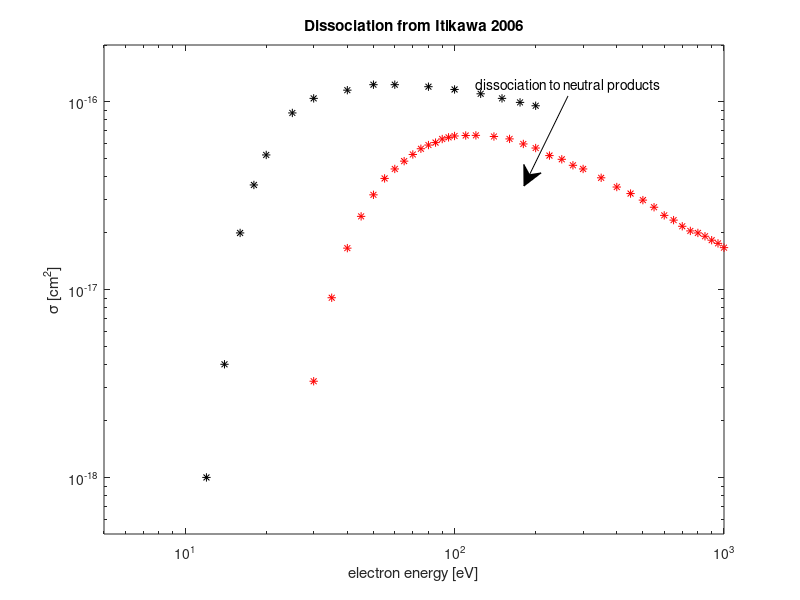
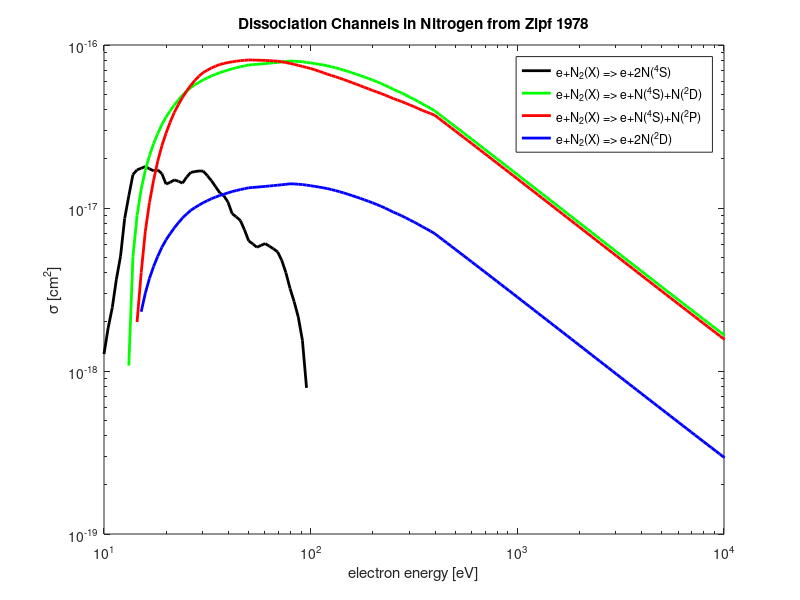

These figures' MATLAB source, in order:
function N2_dissociation
%%%%%%%%%%%%%%%%%%%%%%%%%%%%%%%%%%%%%%%%%%%%%%%%%%%%%%%%%%%%%%%%%%%%%%%%
%%%
%%%          this script compares different data sets 
%%%          for dissociation of molecular nitrogen (N2)
%%%          
%%%          It also extrapolates to high energy using
%%%          the functional form in Eq. 4 of Taylor 1988
%%%          and creates xsecs for diss. from N2(A)
%%%
%%%          See Zipf 1980, Taylor 1988, and Itikawa 2005
%%%
writedata = 0;
plot_Bacri   = 0;
plot_Itikawa = 1;
plot_Zipf    = 1;
plot_compare = 0;
plot_from_excited = 0;
scrsz = get(0,'ScreenSize');


%%% set some needed constants
%
R = 13.6;       % hydrogen ionization potential [eV]
mc2 = 0.511e6;  % electron rest mass energy [eV]
a0  = 5.29e-9;  % bohr radius [cm]
%
E = [0 10.^(0:0.02:7)];   % kinetic energy grid (eV)
gamma = E/(mc2)+1;
beta = sqrt(1-1./gamma.^2);
ET = 0.5*mc2*beta.^2;     % 1/2mv^2 (E used in Taylor 1988)


%%%%%%%%%%%%%%%%%%%%%%%%%%%%%%%%%%%%%%%%%%%%%%%%%%%%%%%%%%%%%%%%%%%%%%%
%%%
%%%     dissociation of N2(X3Sigam, A3Sigma, B3Pi, a'1Sigma,
%%%                        a1Pi, C3Pi, E3Sigma) from Bacri 1982
%%%

x = [1.5:0.5:11.5 13:1:27 35:5:50];  % electron energy [eV]
%
sigdX0 = [0 0 0 0 0 0 0  0 0 0 0 0 0 0 0 0 0 0.003 0.023 0.048 0.068 ...
          0.184 0.347 0.509 0.682 0.852 0.979 1.063 1.131 1.193 1.254 ...
          1.307 1.344 1.377 1.407 1.429 1.501 1.468 1.419 1.337]*1e-16; % [cm^2]
%
sigdA0 = [0 0 0 0 0 0 0 0 0.011 60.643 106.59 116.46 123.45 128.39 131.79 134.30 135.70 ...
           136.38 136.49 136.17 135.51 132.13 129.20 125.99 122.66 119.29 ...
           115.95 112.69 109.52 106.46 103.51 100.69 97.980 95.391 93.102 ...
           90.701 76.420 69.045 62.957 57.860]*1e-16; % [cm^2]
%
sigdB0 = [0 0 0 0 0 0 0 0 4.732 17.491 25.493 29.119 31.761 33.709 35.138 36.170 36.890 ...
          37.366 37.648 37.775 37.779 37.273 36.662 35.926 35.118 34.272 ...
          33.413 32.555 31.710 30.884 30.082 29.306 28.558 27.838 27.147 ...
          26.483 22.061 19.944 18.193 16.724]*1e-16; % [cm^2]
%
sigdap0= [0 0 0 0 0 0 0 0 0 0 0.239 0.536 0.699 0.818 0.908 0.978 1.033 1.076 1.109 ...
          1.135 1.154 1.182 1.184 1.178 1.166 1.150 1.131 1.111 1.090 ...
          1.068 1.046 1.024 1.002 0.980 0.959 0.939 0.796 0.724 0.664 0.613]*1e-16; % [cm^2]
%
sigda0 = [0 0 0 0 0 0 0 0 0 0.199 1.454 2.779 4.033 6.435 6.103 7.462 8.014 8.441 8.774 ...
          9.417 9.708 10.435 10.668 10.747 10.745 10.687 10.588 10.461 10.315 ...
          10.155 9.986 9.811 9.635 9.457 9.280 9.105 7.832 7.169 6.599 6.103]*1e-16; % [cm^2]
%
sigdC0 = [0.003 8.660 176.39 203.81 213.65 214.79 211.46 205.86 199.17 192.06 ...
          184.89 177.89 171.15 164.73 158.65 152.92 147.52 142.45 137.68 ...
          133.19 129.97 117.70 111.20 105.37 100.11 95.362 91.045 87.108 ...
          83.503 80.192 77.139 74.316 71.699 69.265 66.997 64.877 51.887 ...
          46.192 41.667 37.982]*1e-16; % [cm^2]
%
[sigdX_B,sigdX_B_fit] = TaylorExtrap(x,sigdX0,9.75,2);
[sigdA_B,sigdA_B_fit] = TaylorExtrap(x,sigdA0,9.75-6.2+2.4,2);
%
if(plot_Bacri==1)
    close(figure(1));
    figure(1);
    loglog(x,sigdX0,'b*');
    %hold on; loglog(E,sigdX_B,'black','linewidth',2);
    hold on; loglog(x,sigdA0,'g*');
    hold on; loglog(x,sigdB0,'r*');
    hold on; loglog(x,sigdC0,'cyan*');
    %hold on; plot(E,sigdA_B/10,'magenta','linewidth',2);
    xlabel('electron energy [eV]');
    ylabel('\sigma [cm^2]');
    legend('e+N_2(X)=>e+2N','extrapolated','e+N_2(A)=>e+2N','extrapolated', ...
           'location','SE');
    title('Dissociation from Bacri 1982');
    axis([0 1e3 1e-19 3e-15]);
    annotation('textarrow', [0.26 0.24], [0.78 0.84], ...
               'string','\sigma_m_d_x/10');
end

%%%       
%%%
%%%%%%%%%%%%%%%%%%%%%%%%%%%%%%%%%%%%%%%%%%%%%%%%%%%%%%%%%%%%%%%%%%%%%%%


%%%%%%%%%%%%%%%%%%%%%%%%%%%%%%%%%%%%%%%%%%%%%%%%%%%%%%%%%%%%%%%%%%%%%%%
%%%
%%%     dissociation of N2(X1Sigam, A3Sigma, B3Pi, W3Delta, B'3Sigma,
%%%                        a'1Sigma, a1Pi, w1Delta, 
%%%                        C3Pi) from Annaloro 2014
%%%

U  = [0     6.17  7.35  7.36  8.17  8.40 8.55 8.89 11.0];
re = [1.098 1.286 1.213 1.27  1.27  1.28 1.23 1.27 1.149]*1e-8; % mean internuc distance [cm]
Ud = [9.75  9.75  12.13 12.13 13.33 14.5 14.5 14.5 12.13];
Eann = 1:1:100;  % electron energy [eV]
for j = 1:length(re)
    for i = 1:length(Eann)
        if(Eann(i)<=Ud(j)-U(j))
            Qd_ann(j,i) = 0;
        else
            Qd_ann(j,i) = pi*re(j)^2*(Ud(j)-U(j))/Eann(i);
        end
    end
end

plot_ann = 0;
if(plot_ann==1)
    close(figure(11));
    figure(11);
    loglog(Eann,Qd_ann(1,:),'black*');
    %hold on; loglog(E,sigdX_B,'black','linewidth',2);
    hold on; loglog(Eann,Qd_ann(2,:),'r*');
    hold on; loglog(Eann,Qd_ann(3,:),'g*');
    hold on; loglog(Eann,Qd_ann(9,:),'b*');
    %hold on; plot(E,sigdA_B/10,'magenta','linewidth',2);
    xlabel('electron energy [eV]');
    ylabel('\sigma [cm^2]');
  %  legend('e+N_2(X)=>e+2N','extrapolated','e+N_2(A)=>e+2N','extrapolated', ...
  %         'location','SE');
    title('Dissociation from Annaloro 2014');
    axis([0 1e3 1e-19 3e-15]);
end

%%%       
%%%
%%%%%%%%%%%%%%%%%%%%%%%%%%%%%%%%%%%%%%%%%%%%%%%%%%%%%%%%%%%%%%%%%%%%%%%


%%%%%%%%%%%%%%%%%%%%%%%%%%%%%%%%%%%%%%%%%%%%%%%%%%%%%%%%%%%%%%%%%%%%%%%
%%%
%%%     dissociation and dissociative ionization of N2(X) 
%%%     from itikawa 2005
%%%

x1 = [10:2:20 25 30:10:60 80 100 125 150 175 200];  % electron energy [eV]
%
sigdn0 = [0 0.01 0.04 0.20 0.36 0.52 0.87 1.04 1.15 1.23 1.23 1.20 1.16 ...
         1.10 1.04 0.99 0.95]*1e-16; % [cm^2]
%
x2 = [10:2:20 25:5:100 110 120:20:200 225:25:300 350:50:1000];
sigdiX0 = [0 0 0 0 0 0 0 0.0325 0.0904 0.166 0.245 0.319 0.390 0.438 0.482 ...
          0.523 0.561 0.587 0.605 0.632 0.645 0.656 0.660 0.661 0.652 0.633 ...
          0.595 0.566 0.516 0.493 0.458 0.438 0.393 0.351 0.324 0.299 0.274 ...
          0.248 0.234 0.217 0.205 0.200 0.192 0.183 0.176 0.167]*1e-16; % [cm^2]     
%
[sigdn_I, sigdn_I_fit]  = TaylorExtrap(x1,sigdn0,9.75,0.7);
[sigdiX_I,sigdiX_I_fit] = TaylorExtrap(x2,sigdiX0,25,1);
%
if(plot_Itikawa==1)
    close(figure(2));
    figure(2);
    loglog(x1,sigdn0,'black*');
  %  hold on; loglog(E,sigdn_I,'black','linewidth',2);
   % hold on; loglog(E,sigdn_I_fit,'blacko','linewidth',2);
    hold on; loglog(x2,sigdiX0,'r*');
   % hold on; plot(E,sigdiX_I,'r','linewidth',2);
   % hold on; loglog(E,sigdiX_I_fit,'ro','linewidth',2);
    xlabel('electron energy [eV]');
    ylabel('\sigma [cm^2]');
    title('Dissociation from Itikawa 2006');
    axis([5 1e3 5e-19 2e-16]);
    annotation('textarrow', [0.71 0.655], [0.84 0.69], ...
               'string','dissociation to neutral products');
 %   legend('e+N_2(X)=>e+N+N','extrapolated','fit',...
 %          'e+N_2(X)=>e+N+N^+','extrapolated','fit', ...
 %          'location','SE');
end

%%%%%%%%%%%%%%%%%%%%%%%%%%%%%%%%%%%%%%%%%%%%%%%%%%%%%%%%%%%%%%%%%%%%%%%
%%%
%%%     dissociation and dissociative ionization of N2(X) 
%%%     from Zipf 1980 and 1978
%%%

x3 = [9.75 10.0 10.5 11.0 12.0 13.0:0.5:16.0 17:1:20 22:2:30 33:3:45 50:5:60 ...
      70:10:100 120:20:200 250:50:400];  % electron energy [eV]
%
%
%    e+N2(X) => e + 2N
%
sig_tot0 = [0.0 0.0127 0.0187 0.0249 0.0492 0.112 0.160 0.243 0.285 0.358 0.400 ...
         0.475 0.565 0.682 0.782 0.856 1.05 1.20 1.36 1.47 1.58 1.67 1.75 ...
         1.82 1.88 1.94 2.03 2.10 2.16 2.24 2.27 2.27 2.24 2.16 2.05 1.94 ...
         1.86 1.76 1.55 1.39 1.25 1.14]*1e-16; % [cm^2]
%
%    e+N2(X) => e + N(4S,2D) + N(2D)
%
sig_2D0 = 1/1.15*[0.0 0.0 0.0 0.0 0.0 0.0 0.04 0.086 0.125 0.167 0.204 0.242 ...
          0.312 0.375 0.437 0.491 0.585 0.667 0.735 0.782 0.823 ...
          0.873 0.912 0.942 0.970 0.990 1.02 1.03 1.04 1.06 1.08 1.07 1.05 ...
          1.01 0.960 0.910 0.865 .823 .725 .650 .585 .532]*1e-16; % [cm^2]
%
%    e+N2(X) => e + N(4S) + N(2D)
%
sig_4S2D0 = 0.85*sig_2D0;
%
%    e+N2(X) => e + N(2D) + N(2D)
%
sig_2D2D0 = 0.15*sig_2D0;
%
%    e+N2(X) => e + N(4S) + N(2P)
%
sig_4S2P0 = [0.0 0.0 0.0 0.0 0.0 0.0 0.0 0.0 0.022 0.035 0.054 0.080 0.127 ...
          0.183 0.238 0.290 0.392 0.478 0.556 0.622 0.675 0.722 0.757 ...
          0.777 0.790 0.800 0.810 0.807 0.805 0.795 0.770 0.742 0.717 ...
          0.663 0.622 0.585 0.553 0.525 0.470 0.430 0.395 0.370]*1e-16; % [cm^2]
%
%    e+N2(X) => e + N+ + N(2D)
%
sig_i2D0 = [0.0 0.0 0.0 0.0 0.0 0.0 0.0 0.0 0.0 0.0 0.0 0.0 0.0 0.0 0.0 0.0 0.0 ...
          0.0 0.0 0.0 0.00975 0.0205 0.0375 0.0540 0.0785 0.0960 0.135 ...
          0.170 0.195 0.235 0.265 0.290 0.305 0.315 0.310 0.303 0.292 ...
          0.280 0.248 0.222 0.198 0.183]*1e-16; % [cm^2]
%
%
%    e+N2(X) => e + N+ + N(4S)
%
sig_i4S0 = sig_i2D0; % [cm^2]
%
sig_ditot0 = sig_i2D0+sig_i4S0; % total dissociative ionization xsec
%
sig_dntot0 = sig_tot0 - sig_ditot0;
sig_4S4S0 = sig_dntot0 - sig_4S2P0 - sig_4S2D0 - sig_2D2D0;
%sigdX = sig_tot0 - sig_ditot0;


%%%%%%%%%%%%%%%%%%%%%%%%%%%%%%%%%%%%%%%%%%%%%%%%%%%%%%%%%%%%%%%%%%%%%%%%
%%%
%%%       take xsecs and extrapolate using Taylor, then 
%%%       use Taylor fit for entire energy range and replace  
%%%       deltaE with deltaE-Eexc to create approximate cross  
%%%       sections for dissocation from excited state with energy Eexc
%%%

[sig_dntotX,sig_dntotX_fit,sig_dntotA] = TaylorExtrap2(x3,sig_tot0-sig_ditot0, ...
                                                       9.75,9.75-6.2,0.8);
[sig_4S2DX,sig_4S2DX_fit,sig_4S2DA,Aconst_4S2D] = TaylorExtrap2(x3,sig_4S2D0, ...
                                                    9.75+2.4,9.75+2.4-6.2,1);
[sig_4S2PX,sig_4S2PX_fit,sig_4S2PA,Aconst_4S2P] = TaylorExtrap2(x3,sig_4S2P0, ...
                                                    9.75+3.6,9.75+3.6-6.2,1);
[sig_2D2DX,sig_2D2DX_fit,sig_2D2DA,Aconst_2D2D] = TaylorExtrap2(x3,sig_2D2D0, ...
                                                    9.75+2*2.4,9.75+2*2.4-6.2,1.2);
[sig_i4SX,sig_i4SX_fit,sig_i4SA,Aconst_i4S]  = TaylorExtrap2(x3,sig_i4S0,9.75+14.5, ...
                                                  9.75+14.5-6.2,0.8);  % 15.6 or 14.5?
[sig_i2DX,sig_i2DX_fit,sig_i2DA,Aconst_i2D]  = TaylorExtrap2(x3,sig_i2D0,9.75+14.5+2.4, ...
                                                  9.75+14.5+2.4-6.2,0.8);  % 15.6 or 14.5?
%
%figure(100); loglog(sig_dntotX_fit);
%
[Aconst_4S2D,Aconst_4S2P,Aconst_2D2D,Aconst_i4S,Aconst_i2D]; % needed in lsp
%
sig_4S4SX = sig_dntotX-(sig_4S2DX+sig_4S2PX+sig_2D2DX);
sig_4S4SX = max(sig_4S4SX,0);
sig_4S4SA = sig_dntotA-(sig_4S2DA+sig_4S2PA+sig_2D2DA);
sig_4S4SA = max(sig_4S4SA,0);
for iA=1:length(E)
    if(E(iA)>=100)
        sig_4S4SA(iA) = 0;
    end
end

if(plot_from_excited==1)
    close(figure(7));
    f7=figure(7);
    loglog(E,sig_dntotX,'black');
    hold on; loglog(E,sig_4S2DX,'g');
    hold on; loglog(E,sig_4S2PX,'r');
    hold on; loglog(E,sig_2D2DX,'b');
    hold on; loglog(E,sig_dntotA,'black*');
    hold on; loglog(E,sig_4S2DA,'g*');
    hold on; loglog(E,sig_4S2PA,'r*');
    hold on; loglog(E,sig_2D2DA,'b*');
    hold on; loglog(E,sig_4S4SX,'magenta');
    hold on; loglog(E,sig_4S4SA,'magenta*');
    title('Dissociative to neutral products from N2(X) and N2(A)');
    ylabel('\sigma [cm^2]');
    xlabel('\epsilon [eV]');
    axis([4 1e5 1e-19 2e-15]);
end

%%%%%%%%%%%%%%%%%%%%
%%%
%%%

if(plot_Zipf==1)
close(figure(33));
figure(33);
loglog(E,sig_4S4SX,'black','linewidth',2);
hold on ;loglog(E,sig_4S2DX,'g','linewidth',2);
hold on; loglog(E,sig_4S2PX,'r','linewidth',2);
hold on; loglog(E,sig_2D2DX,'b','linewidth',2);
% hold on; loglog(x3,sig_i2DX,'g','linewidth',2);
% hold on; loglog(x3,sig_4S4SX,'g','linewidth',2);
axis([10 1e4 1e-19 1e-16]);
xlabel('electron energy [eV]');
ylabel('\sigma [cm^2]');
title('Dissociation Channels in Nitrogen from Zipf 1978');
legend('e+N_2(X) => e+2N(^4S)','e+N_2(X) => e+N(^4S)+N(^2D)', ...
       'e+N_2(X) => e+N(^4S)+N(^2P)','e+N_2(X) => e+2N(^2D)', ...
       'location','best');
end  
%%%%%%%%%%%%%%%%%%%%%%%%%%%%%%%%%%%%%%%%%%%%%%%%%%%%%%%%%%%%%%%%%
%%%
%%%    compare total cross sections from different models
%%%

if(plot_compare==1)
    close(figure(4));
    figure(4);
    loglog(x,sigdX0,'black','linewidth',2);
    hold on; loglog(x1,sigdn0,'b','linewidth',2);
    hold on; loglog(x3,sigdX,'r','linewidth',2);
    legend('Bacri','Itikawa','Zipf','location','SE');
    hold on; loglog(x2,sigdiX0,'b*');
    hold on; loglog(x3,sig_ditot0,'r*');
    axis([10 1e3 1e-18 2e-16]);
    annotation('textarrow', [0.558 .518], [0.515 0.719], ...
               'string','dissociation ionization');
    xlabel('electron energy [eV]');
    ylabel('\sigma [cm^2]');
    title('Total dissocation cross sections from different models');
end

%%% write data to files
%
if(writedata == 1)
    path = '../Boltzmann/xsecs_extrapolated/';
    %
    %  xsecs for dissocation from N2(X)
    %
    fileID = fopen([path,'N2X_dn_4S4S.txt'],'w');
    fprintf(fileID,'%e    %e\n',[E; sig_4S4SX*1e-4]);
    %
    fileID = fopen([path,'N2X_dn_4S2D.txt'],'w');
    fprintf(fileID,'%e    %e\n',[E; sig_4S2DX*1e-4]);
    %
    fileID = fopen([path,'N2X_dn_4S2P.txt'],'w');
    fprintf(fileID,'%e    %e\n',[E; sig_4S2PX*1e-4]);
    %
    fileID = fopen([path,'N2X_dn_2D2D.txt'],'w');
    fprintf(fileID,'%e    %e\n',[E; sig_2D2DX*1e-4]);
    %
    fileID = fopen([path,'N2X_di_i4S.txt'],'w');
    fprintf(fileID,'%e    %e\n',[E; sig_i4SX*1e-4]);
    %
    fileID = fopen([path,'N2X_di_i2D.txt'],'w');
    fprintf(fileID,'%e    %e\n',[E; sig_i2DX*1e-4]);
    %
    %  xsecs for dissocation from N2(A)
    %
    fileID = fopen([path,'N2A_dn_4S4S.txt'],'w');
    fprintf(fileID,'%e    %e\n',[E; sig_4S4SA*1e-4]);
    %
    fileID = fopen([path,'N2A_dn_4S2D.txt'],'w');
    fprintf(fileID,'%e    %e\n',[E; sig_4S2DA*1e-4]);
    %
    fileID = fopen([path,'N2A_dn_4S2P.txt'],'w');
    fprintf(fileID,'%e    %e\n',[E; sig_4S2PA*1e-4]);
    %
    fileID = fopen([path,'N2A_dn_2D2D.txt'],'w');
    fprintf(fileID,'%e    %e\n',[E; sig_2D2DA*1e-4]);
    %
    fileID = fopen([path,'N2A_di_i4S.txt'],'w');
    fprintf(fileID,'%e    %e\n',[E; sig_i4SA*1e-4]);
    %
    fileID = fopen([path,'N2A_di_i2D.txt'],'w');
    fprintf(fileID,'%e    %e\n',[E; sig_i2DA*1e-4]);
    
    N2_diss_xsecs.E = E;
    %
    N2_diss_xsecs.N2X_dn_4S4S = sig_4S4SX*1e-4;
    N2_diss_xsecs.N2X_dn_4S2D = sig_4S2DX*1e-4;
    N2_diss_xsecs.N2X_dn_4S2P = sig_4S2PX*1e-4;
    N2_diss_xsecs.N2X_dn_2D2D = sig_2D2DX*1e-4;
    %
    N2_diss_xsecs.N2X_di_i4S = sig_i4SX*1e-4;
    N2_diss_xsecs.N2X_di_i2D = sig_i2DX*1e-4;
    %
    N2_diss_xsecs.N2A_dn_4S4S = sig_4S4SA*1e-4;
    N2_diss_xsecs.N2A_dn_4S2D = sig_4S2DA*1e-4;
    N2_diss_xsecs.N2A_dn_4S2P = sig_4S2PA*1e-4;
    N2_diss_xsecs.N2A_dn_2D2D = sig_2D2DA*1e-4;
    %
    N2_diss_xsecs.N2A_di_i4S = sig_i4SA*1e-4;
    N2_diss_xsecs.N2A_di_i2D = sig_i2DA*1e-4;
    %
    save('N2_dissociation_xsecs.mat','N2_diss_xsecs');
    
end


%%%%%%%%%%%%%%%%%%%%%%%%%%%%%%%%%%%%%%%%%%%%%%%%%%%%%%%%%%%%%%%%%%%%%%%%
%%%
%%%   extrapolate xsecs using expression from Eq. 4 in Taylor 1988
%%%

function [xsec,xsec_fit] = TaylorExtrap(E0,xsec0,deltaE,C)

    fEt = (ET/deltaE-1)./ET.^2.*(log(C*ET/deltaE.*gamma.^2)-beta.^2);    
    %
    for Ei = 1:length(E)
        if(E(Ei)<=deltaE)
            xsec(Ei) = 0;
        elseif(E(Ei)<=max(E0))
            xsec(Ei) = interp1(E0,xsec0,E(Ei));
            xsec_maxE0 = xsec(Ei);
            Emaxi = Ei;
        else
            xsec(Ei) = xsec_maxE0*fEt(Ei)/fEt(Emaxi);
        end
    end
    %
    for Ei = 1:length(E)
        if(E(Ei)<=deltaE)
            xsec_fit(Ei) = 0;
        else
            xsec_fit(Ei) = xsec_maxE0*fEt(Ei)/fEt(Emaxi);
        end
    end
    
end

%%%
%%%
%%%%%%%%%%%%%%%%%%%%%%%%%%%%%%%%%%%%%%%%%%%%%%%%%%%%%%%%%%%%%%%%%%%%%%%%


%%%%%%%%%%%%%%%%%%%%%%%%%%%%%%%%%%%%%%%%%%%%%%%%%%%%%%%%%%%%%%%%%%%%%%%%
%%%
%%%   extrapolate xsecs using expression from Eq. 4 in Taylor 1988
%%%   then make a fit to data with taylor expression
%%%   then replace deltaE with deltaEA for excited
%%%

function [xsec,xsec_fit,xsecA,Aconst] = TaylorExtrap2(E0,xsec0,deltaE,deltaEA,C)

   % fEt = (ET/deltaE-1)./ET.^2.*(log(C*ET/deltaE.*gamma.^2)-beta.^2); 
    fEt = (1-deltaE./ET).*(deltaE./ET);
    %
    for Ei = 1:length(E)
        if(E(Ei)<=deltaE)
            xsec(Ei) = 0;
        elseif(E(Ei)<=max(E0))
            xsec(Ei) = interp1(E0,xsec0,E(Ei));
            xsec_maxE0 = xsec(Ei);
            Emaxi = Ei;
        else
            xsec(Ei) = xsec_maxE0*fEt(Ei)/fEt(Emaxi);
        end
    end
    %
    for Ei = 1:length(E)
        if(E(Ei)<=deltaE)
            xsec_fit(Ei) = 0;
        else
            xsec_fit(Ei) = xsec_maxE0*fEt(Ei)/fEt(Emaxi);
        end
    end
    %
    fEtA = (ET/deltaEA-1)./ET.^2.*(log(C*ET/deltaEA.*gamma.^2)-beta.^2); 
    for Ei = 1:length(E)
        if(E(Ei)<=deltaEA)
            xsecA(Ei) = 0;
        else
            xsecA(Ei) = xsec_maxE0*fEtA(Ei)/fEt(Emaxi);
        end
    end
            xsecA = max(xsecA,0);
    Aconst = xsec_maxE0/fEt(Emaxi)/(4*pi*R^2*a0^2);
end

%%%
%%%
%%%%%%%%%%%%%%%%%%%%%%%%%%%%%%%%%%%%%%%%%%%%%%%%%%%%%%%%%%%%%%%%%%%%%%%%

%%%%%%%%%%%%%%%%%%%%%%%%%%%%%%%%%%%%%%%%%%%%%%%%%%%%%%%%%%%%%%%%%%%%%%%%
%%%
%%%   create xsecs using expression from Eq. 4 in Taylor 1988
%%%

function [xsec] = TaylorCreate(deltaE,C,A)

    fET = (ET/deltaE-1)./ET.^2.*(log(C*ET/deltaE.*gamma.^2)-beta.^2);
    %
    xsec = A*4*pi*a0^2*R^2*fET;
    for iE = 1:length(E)
        if(E(iE)<=deltaE)
            xsec(iE) = 0;
        end
    end

end

%%%
%%%
%%%%%%%%%%%%%%%%%%%%%%%%%%%%%%%%%%%%%%%%%%%%%%%%%%%%%%%%%%%%%%%%%%%%%%%%

end


       